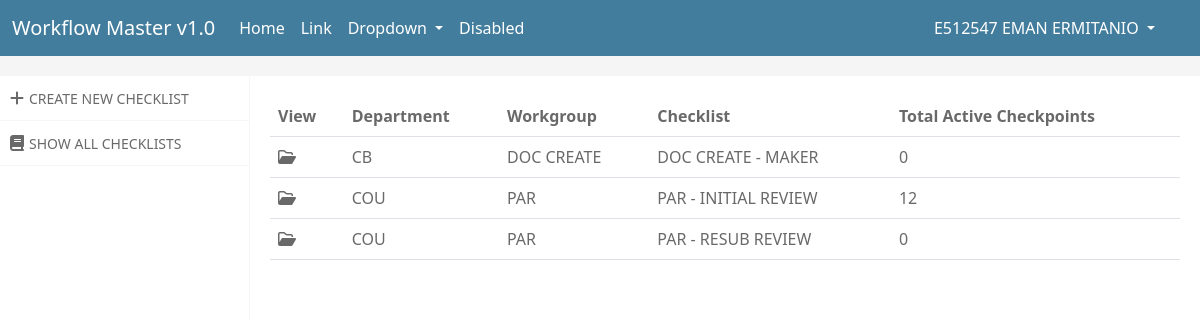
/adminchecklist (signed in), run on the app's committed database.
### tables this page shows
CREATE TABLE TBL_CHECKLIST(

    CHKPT_ID INTEGER,
    DEPARTMENT TEXT,
    WORKGROUP TEXT,
    CHECKLIST TEXT,
    CATEGORY TEXT,
    QUESTION TEXT,
    OBS_TEMPLATE TEXT,
    IOP TEXT,
    ACTION_ITEM TEXT,
    SORT INTEGER,
    ACTIVE INTEGER,
    LOG_TYPE TEXT,
    DATE_LOGGED DATE,
    LOGGED_BY TEXT,
    LOG_COMMENTS TEXT


);

### wfm.py (the view)
@app.route('/adminchecklist')
def adminchecklist():
    access_level = session.get('sess_accesslevel')
    if access_level == 5:
        usersid = session.get('sess_usersid')
        username = session.get('sess_username')
        access_level = session.get('sess_accesslevel')
        dept = session.get('sess_department')
        wgroup = session.get('sess_workgroup')
        conn = dbconn()
        cursor = conn.cursor()
        qry = '''SELECT c.DEPARTMENT,
       c.WORKGROUP,
       c.CHECKLIST,
       COALESCE(COUNT(cp.CHKPT_ID), 0) AS Total_Checkpoints
FROM TBL_CHECKLIST c
LEFT JOIN TBL_CHECKLIST cp ON c.CHECKLIST = cp.CHECKLIST AND cp.CHKPT_ID IS NOT NULL
GROUP BY c.DEPARTMENT, c.WORKGROUP, c.CHECKLIST;'''
        cursor.execute(qry)
        list_checklist = cursor.fetchall()
        return render_template('adminchecklist.html',usersid=usersid,username=username,access_level=access_level,dept=dept,wgroup=wgroup,list_checklist=list_checklist)
    else:
        session.pop('_flashes', None)
        flash('You do not have access to Administrator - Checklist')
        return redirect('/home')

### wfm.py (called while the page is built)
def dbconn():
    conn = sqlite3.connect('wfm.db', check_same_thread=False)
    conn.row_factory = sqlite3.Row
    return conn

### templates/adminchecklist.html (shortened to what this page needs)
<!doctype html>
<html lang="en">
<head>
    <link href="https://cdn.jsdelivr.net/npm/bootstrap@5.3.3/dist/css/bootstrap.min.css" rel="stylesheet"
>
    <link rel="stylesheet" href="{{url_for('static', filename = 'css/style.css')}}">
    <link rel="stylesheet" href="https://cdnjs.cloudflare.com/ajax/libs/font-awesome/6.5.1/css/all.min.css">
</head>
<body>
    <nav class="navbar navbar-expand-lg bg-primary login-header">
        <div class="container-fluid">
            <a class="navbar-brand" href="#">Workflow Master v1.0</a>
            <div class="collapse navbar-collapse" id="navbarSupportedContent">
                <ul class="navbar-nav me-auto mb-2 mb-lg-0">
                    <li class="nav-item">
                        <a class="nav-link active" aria-current="page" href="#">Home</a>
                    </li>
                    <li class="nav-item">
                        <a class="nav-link" href="#">Link</a>
                    </li>
                    <li class="nav-item dropdown">
                        <a class="nav-link dropdown-toggle" href="#" role="button" data-bs-toggle="dropdown"
                            aria-expanded="false">
                            Dropdown
                        </a>
                    </li>
                    <li class="nav-item">
                        <a class="nav-link disabled" aria-disabled="true">Disabled</a>
                    </li>
                </ul>
                <form>
                    <div class="dropdown userprofile">
                        <button class="btn dropdown-toggle" type="button" data-bs-toggle="dropdown"
                            aria-expanded="false">
                            {{usersid}} {{username}}
                        </button>
                    </div>
                </form>
            </div>
        </div>
    </nav>
    <div class="content-wrapper-1">
        <div class="sidebar-grid">
            <div class="sidebar-item">
                <a href="" data-bs-toggle="modal" data-bs-target="#newchecklist"><i class="fa-solid fa-plus fa-sp"></i><small>CREATE NEW CHECKLIST</small></a>
                <a href="#"><i class="fa-solid fa-book fa-sp"></i><small>SHOW ALL CHECKLISTS</small></a>
            </div>
        </div>
        <div class="admin-maincontent">
            <div class="content-section" id="searchcheckpoint">
                <table class="table">
                    <thead>
                        <th>View</th>
                        <th>Department</th>
                        <th>Workgroup</th>
                        <th>Checklist</th>
                        <th>Total Active Checkpoints</th>
                    </thead>
                    <tbody>
                        {%for i in list_checklist%}
                        <tr>
                            <td>
                                <a href="/admincheckpoint?checklist={{ i.CHECKLIST }}&dept={{i.DEPARTMENT}}&wgroup={{i.WORKGROUP}}">
                                    <i class="fa-regular fa-folder-open"></i>
                                </a>
                            </td>
                            <td>{{i.DEPARTMENT}}</td>
                            <td>{{i.WORKGROUP}}</td>
                            <td>{{i.CHECKLIST}}</td>
                            <td>{{i.Total_Checkpoints}}</td>
                        </tr>
                       {% endfor %}
                    </tbody>
                </table>
            </div>
        </div>
</div>
</body>
</html>

### static/css/style.css (style rules this page uses)
* { color: dimgrey !important; font-family: 'Segoe UI', Tahoma, Geneva, Verdana, sans-serif; }
a { text-decoration: none; }
:root { --blue: #427D9D; --red: #F28585; --light: #FFF; --green: #2D9596; --fyi: #B4B4B8; --grey: rgb(175, 174, 174); }
.bg-primary { background-color: var(--blue) !important; color: #FFF !important; border: none !important; border-radius: 0 !important; }
.login-header { border-bottom: 20px solid whitesmoke !important; }
.login-header a { color: #FFF !important; }
.userprofile button { color: #FFF !important; }
.userprofile { margin-right: 20px; }
.content-wrapper-1 { display: grid; grid-template-columns: 250px 1fr; height: calc(100vh - 80px); }
.sidebar-grid { border-right: 1px solid whitesmoke; z-index: 10; }
.sidebar-item { display: flex; flex-direction: column; }
.sidebar-item a { border-bottom: 1px solid whitesmoke; padding: 10px; }
.fa-sp { margin-right: 5px; }
.admin-maincontent { padding: 20px; }

### data on the page
TBL_CHECKLIST: DEPARTMENT "CB", WORKGROUP "DOC CREATE", CHECKLIST "DOC CREATE - MAKER", Total_Checkpoints "0"
TBL_CHECKLIST: DEPARTMENT "COU", WORKGROUP "PAR", CHECKLIST "PAR - RESUB REVIEW", Total_Checkpoints "0"

### other printed values
{{ usersid }} "E512547"
{{ username }} "EMAN ERMITANIO"
{{ i.DEPARTMENT }} "COU"
{{ i.WORKGROUP }} "PAR"
{{ i.CHECKLIST }} "PAR - INITIAL REVIEW"
{{ i.Total_Checkpoints }} "12"
